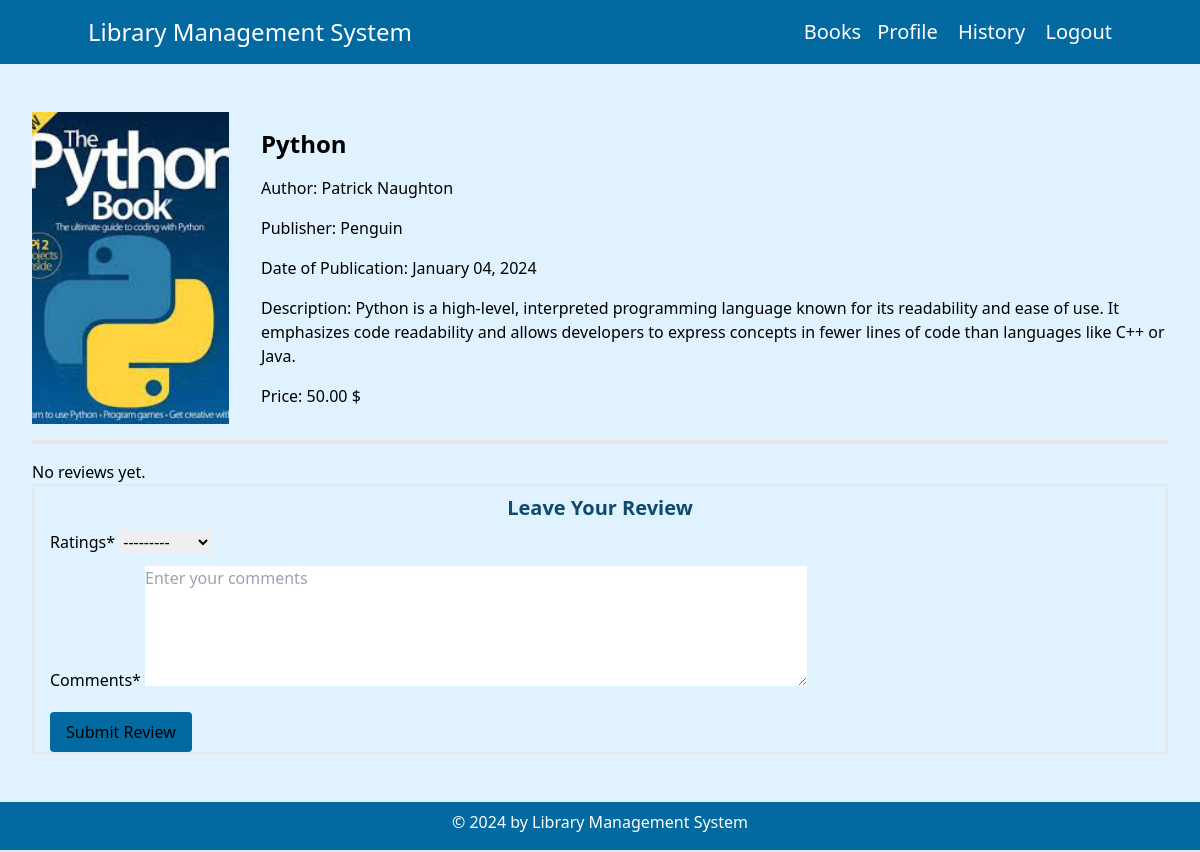
Page /books/review/4/ (signed in) on the committed database.
### books/models.py (models this page shows, shortened)
class Book(models.Model):
    title = models.CharField(max_length=100)
    author = models.CharField(max_length=100)
    publisher = models.CharField(max_length=255, blank=True, null=True)
    date_of_publication = models.DateField(null=True, blank=True)
    description = models.TextField()
    image = models.ImageField(upload_to='books/uploads', blank=True, null=True)
    borrowing_price = models.DecimalField(max_digits=10, decimal_places=2)
    categories = models.ManyToManyField('Category', related_name='books')

### books/views.py (the view, shortened to what this page needs)
# urls.py: path('review/<int:book_id>/', CreateReviewView.as_view(), name='book_review')
@method_decorator(login_required, name='dispatch')
class CreateReviewView(View):
    template_name = 'books/create_review.html'
    def get(self, request, book_id):
        book = get_object_or_404(Book, id=book_id)
        form = ReviewForm()
        return render(request, self.template_name, {'book': book, 'form': form})

### books/forms.py
class ReviewForm(forms.ModelForm):
    class Meta:
        model = Review
        fields = ['rating', 'comment']
        labels = {
            'comment': 'Comments',
            'rating': 'Ratings',
        }
    def __init__(self, *args, **kwargs):
        super(ReviewForm, self).__init__(*args, **kwargs)
        self.fields['comment'].widget.attrs['rows'] = 5
        self.fields['comment'].widget.attrs['cols'] = 70
        self.fields['comment'].widget.attrs['placeholder'] = 'Enter your comments'
        self.fields['rating'].help_text = ''
        self.fields['comment'].help_text = ''

### books/templates/books/create_review.html (shortened to what this page needs)
{% extends "base.html" %}
{% load crispy_forms_tags %}
{% block content %}
  <div class="mx-8 py-12">
    <div class="flex">
      <img src="{{ book.image.url }}"
           alt="{{ book.title }}"
           class="w-64 h-82 object-cover">
      <div class="ml-8">
        <h1 class="font-bold text-2xl pt-4 pb-4">{{ book.title }}</h1>
        <p class="pb-4">Author: {{ book.author }}</p>
        <p class="pb-4">Publisher: {{ book.publisher }}</p>
        <p class="pb-4">Date of Publication: {{ book.date_of_publication|date:"F d, Y" }}</p>
        <p class="pb-4">Description: {{ book.description }}</p>
        <p class="pb-4">Price: {{ book.borrowing_price }} $</p>
      </div>
    </div>
    <hr class="border-2 my-4 text-orange-700" />
    {% if book.reviews.all %}
      <h2 class="font-bold text-xl pb-2">Total Reviews: {{ book.reviews.all | length }}</h2>
      <hr class="border-2 my-4 text-black" />
      <ul>
        {% for review in book.reviews.all %}
          <li>
            <strong>{{ review.user }}</strong>
            <p>Rating: {{ review.rating }}</p>
            <p>{{ review.comment }}</p>
            <p>{{ review.created_at|date:"F d, Y" }}</p>
          </li>
          <hr class="border-2 my-4 text-black" />
        {% endfor %}
      </ul>
    {% else %}
      <p>No reviews yet.</p>
    {% endif %}
    <div class="border-2">
      <h4 class="text-center py-2 text-xl font-semibold text-sky-900">Leave Your Review</h4>
      <form method="post" class="ml-4">
        {{ form|crispy }}
        <button class="btn btn-lg bg-sky-700 rounded border-1 px-4 py-2 mt-2 hover:bg-sky-900">Submit Review</button>
      </form>
    </div>
  </div>
{% endblock content %}

### rows in the picture
Book: image (picture), title "Python", author "Patrick Naughton", publisher "Penguin", date_of_publication "January 04, 2024", description "Python is a high-level, interpreted programming language known for its readability and ease of use. It emphasizes code readability and allows developers to express concepts in fewer lines of code than languages like C++ or Java.", borrowing_price "50.00"
